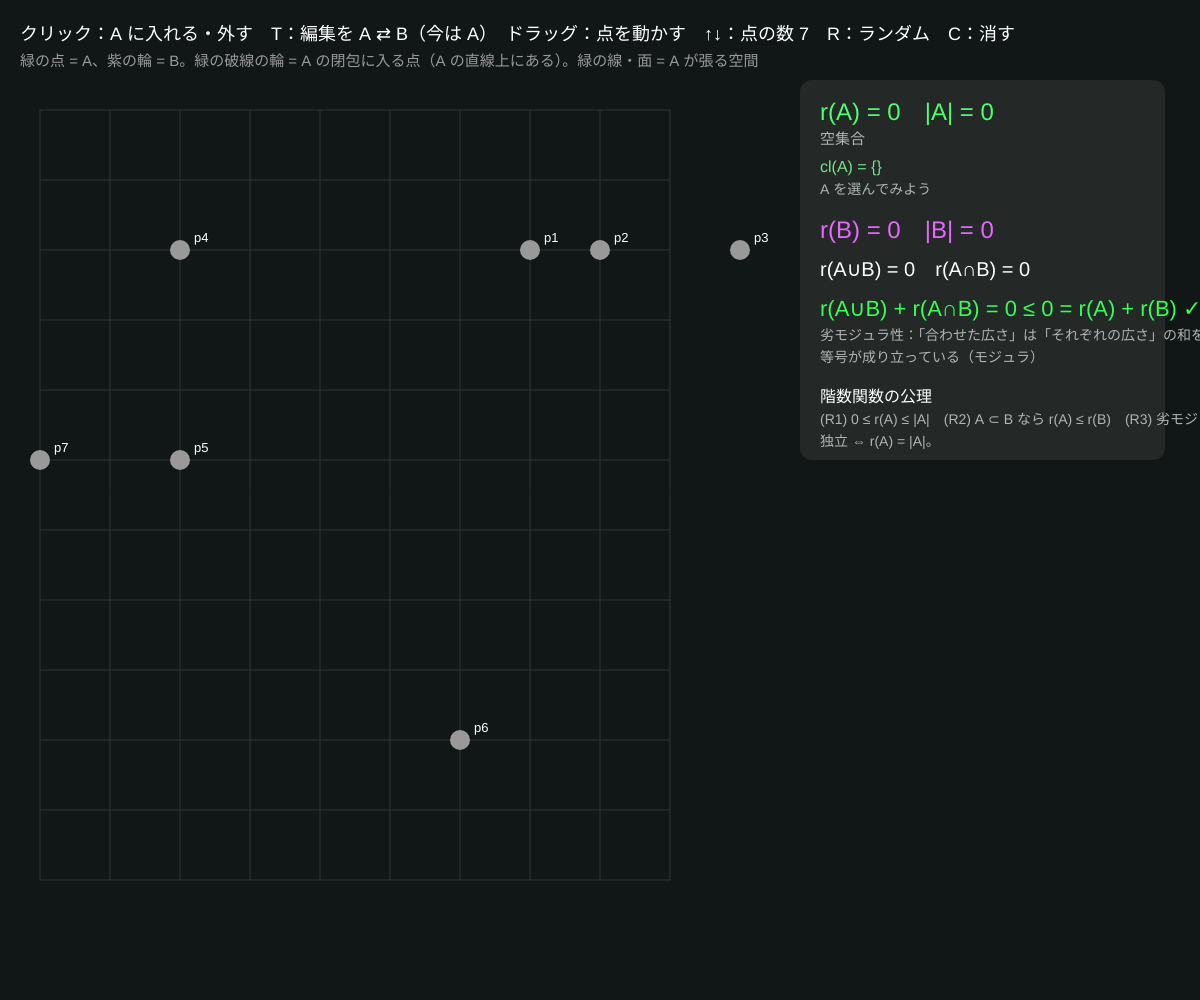
Frame 1 (no input)
Frame 60 (no input): identical to frame 1, image omitted
Frame 120 (the mouse pressed at the canvas centre since frame 60): identical to frame 1, image omitted

The p5.js sketch that drew this single still picture (run headless with seeded random() and noise() and a simulated clock; from frame 60 on, the mouse is pressed at the canvas centre):

// p5.js sketch
// ── sketch.js
// ============================================
// 05 階数関数と閉包
// 平面に点を置く（格子にスナップ）。点の集合 A の「階数」r(A) は、A が張る広さ：1 点 = 1、同じ直線上 = 2、広がっている = 3
//   「閉包」cl(A) = A を足しても階数が変わらない点の全部（同じ直線上の点は A に入っていなくても閉包に入る）
//   2 つの集合 A・B で劣モジュラ性 r(A∪B) + r(A∩B) ≤ r(A) + r(B) を数字で確かめる
// クリック = A に入れる・外す / T = 編集する集合を A ⇄ B / 点をドラッグ = 動かす / ↑↓ = 点の数 / R = ランダム / C = 選択を消す
// ============================================

let pts = [];                        // {gx, gy, inA, inB}  格子座標
let nPts = 7;                        // ★ 点の数（4〜9）
let cell = 70;                       // ★ 格子の間隔（px）
let target = 'A';                    // 今クリックで編集している集合
let dragI = -1, dragMoved = false;

function setup() {
  createCanvas(windowWidth, windowHeight);
  colorMode(HSB, 360, 100, 100, 100);
  textFont('sans-serif');
  randomPoints();
}
function cols() { return floor((width - 440) / cell); }
function rows() { return floor((height - 140) / cell); }
function toXY(p) { return { x: 40 + p.gx * cell, y: 110 + p.gy * cell }; }

function randomPoints() {
  pts = [];
  let tries = 0;
  while (pts.length < nPts && tries++ < 500) {
    let gx = floor(random(cols())), gy = floor(random(rows()));
    if (pts.some((p) => p.gx === gx && p.gy === gy)) continue;
    pts.push({ gx, gy, inA: false, inB: false });
  }
  // 最初の 3 点を同じ直線に乗せておく
  if (pts.length >= 3) { pts[1].gx = pts[0].gx + 1; pts[1].gy = pts[0].gy; pts[2].gx = pts[0].gx + 3; pts[2].gy = pts[0].gy; }
}

// ★ 階数：点 (gx, gy) を (gx, gy, 1) というベクトルとみなして、その階数
function rankOf(list) { return rankReal(list.map((p) => [p.gx, p.gy, 1])); }
// ★ 閉包：足しても階数が増えない点
function closureOf(list) { let r = rankOf(list); return pts.filter((p) => rankOf(list.concat([p])) === r); }

function drawSpan(list, hue) {
  let r = rankOf(list);
  if (r === 2) {   // 直線
    let a = toXY(list[0]), b = toXY(list.find((p) => p.gx !== list[0].gx || p.gy !== list[0].gy));
    let dx = b.x - a.x, dy = b.y - a.y, L = Math.hypot(dx, dy) || 1;
    stroke(hue, 70, 90, 60); strokeWeight(3);
    line(a.x - dx / L * 3000, a.y - dy / L * 3000, a.x + dx / L * 3000, a.y + dy / L * 3000);
  } else if (r === 3) {
    noStroke(); fill(hue, 60, 60, 12); rect(20, 90, width - 440, height - 110);
  }
}

function draw() {
  background(170, 25, 9);
  // 格子
  stroke(0, 0, 20); strokeWeight(1);
  for (let i = 0; i < cols(); i++) line(40 + i * cell, 110, 40 + i * cell, 110 + (rows() - 1) * cell);
  for (let j = 0; j < rows(); j++) line(40, 110 + j * cell, 40 + (cols() - 1) * cell, 110 + j * cell);

  let A = pts.filter((p) => p.inA), B = pts.filter((p) => p.inB);
  let AuB = pts.filter((p) => p.inA || p.inB), AnB = pts.filter((p) => p.inA && p.inB);
  let rA = rankOf(A), rB = rankOf(B), rU = rankOf(AuB), rI = rankOf(AnB);
  if (A.length) drawSpan(A, 130);
  if (B.length) drawSpan(B, 290);
  let clA = A.length ? closureOf(A) : [];

  // 点
  for (let i = 0; i < pts.length; i++) {
    let p = pts[i], q = toXY(p);
    let inCl = clA.includes(p) && !p.inA;
    if (inCl) { noFill(); stroke(130, 70, 90); strokeWeight(2); drawingContext.setLineDash([4, 4]); circle(q.x, q.y, 34); drawingContext.setLineDash([]); }
    if (p.inB) { noFill(); stroke(290, 70, 100); strokeWeight(4); circle(q.x, q.y, 30); }
    noStroke(); fill(p.inA ? 130 : 0, p.inA ? 75 : 0, p.inA ? 90 : 60); circle(q.x, q.y, 20);
    fill(0, 0, 100); textSize(13); textAlign(LEFT, CENTER); text('p' + (i + 1), q.x + 14, q.y - 12);
  }

  textAlign(LEFT, BASELINE);
  fill(0, 0, 100); textSize(18);
  text('クリック：' + target + ' に入れる・外す　T：編集を A ⇄ B（今は ' + target + '）　ドラッグ：点を動かす　↑↓：点の数 ' + nPts + '　R：ランダム　C：消す', 20, 40);
  fill(0, 0, 60); textSize(15);
  text('緑の点 = A、紫の輪 = B。緑の破線の輪 = A の閉包に入る点（A の直線上にある）。緑の線・面 = A が張る空間', 20, 66);

  let px = width - 380, py = 120;
  noStroke(); fill(0, 0, 100, 8); rect(px - 20, py - 40, 365, 380, 12);
  fill(130, 70, 100); textSize(24); text('r(A) = ' + rA + '　|A| = ' + A.length, px, py);
  fill(0, 0, 70); textSize(15);
  text(rA === 0 ? '空集合' : rA === 1 ? '1 点（同じ場所）' : rA === 2 ? '同じ直線の上' : '平面いっぱい', px, py + 24);
  fill(130, 50, 90); textSize(16);
  text('cl(A) = {' + clA.map((p) => 'p' + (pts.indexOf(p) + 1)).join(', ') + '}', px, py + 52);
  fill(0, 0, 70); textSize(14);
  text(A.length && clA.length === A.length ? 'A は閉じている（閉集合 = フラット）' : A.length ? '閉包の方が大きい：足しても階数が増えない点がある' : 'A を選んでみよう', px, py + 74);

  fill(290, 60, 100); textSize(24); text('r(B) = ' + rB + '　|B| = ' + B.length, px, py + 118);
  fill(0, 0, 100); textSize(20);
  text('r(A∪B) = ' + rU + '　r(A∩B) = ' + rI, px, py + 156);
  let lhs = rU + rI, rhs = rA + rB;
  fill(lhs <= rhs ? 130 : 5, 80, 100); textSize(22);
  text('r(A∪B) + r(A∩B) = ' + lhs + ' ≤ ' + rhs + ' = r(A) + r(B)' + (lhs <= rhs ? ' ✓' : ' ✗'), px, py + 196);
  fill(0, 0, 70); textSize(14);
  text('劣モジュラ性：「合わせた広さ」は「それぞれの広さ」の和を超えない', px, py + 220);
  text(lhs < rhs ? '今は < 。A と B が同じ直線を共有していると = に近づく' : '等号が成り立っている（モジュラ）', px, py + 242);
  fill(0, 0, 100); textSize(16);
  text('階数関数の公理', px, py + 282);
  fill(0, 0, 70); textSize(14);
  text('(R1) 0 ≤ r(A) ≤ |A|　(R2) A ⊂ B なら r(A) ≤ r(B)　(R3) 劣モジュラ', px, py + 304);
  text('独立 ⇔ r(A) = |A|。' + (A.length ? (rA === A.length ? '今の A は独立 ✓' : '今の A は従属（r < |A|）') : ''), px, py + 326);
}

function nearest(mx, my) {
  let best = -1, bd = 18;
  for (let i = 0; i < pts.length; i++) { let q = toXY(pts[i]); let d = dist(mx, my, q.x, q.y); if (d < bd) { bd = d; best = i; } }
  return best;
}
function mousePressed() { dragI = nearest(mouseX, mouseY); dragMoved = false; }
function mouseDragged() {
  if (dragI < 0) return;
  let gx = constrain(Math.round((mouseX - 40) / cell), 0, cols() - 1), gy = constrain(Math.round((mouseY - 110) / cell), 0, rows() - 1);
  let p = pts[dragI];
  if ((gx !== p.gx || gy !== p.gy) && !pts.some((q) => q !== p && q.gx === gx && q.gy === gy)) { p.gx = gx; p.gy = gy; dragMoved = true; }
}
function mouseReleased() {
  if (dragI >= 0 && !dragMoved) { let p = pts[dragI]; if (target === 'A') p.inA = !p.inA; else p.inB = !p.inB; }
  dragI = -1;
}
function keyPressed() {
  if (key === 't' || key === 'T') target = target === 'A' ? 'B' : 'A';
  if (key === 'r' || key === 'R') randomPoints();
  if (key === 'c' || key === 'C') for (let p of pts) { p.inA = false; p.inB = false; }
  if (key === UP_ARROW) { nPts = min(9, nPts + 1); randomPoints(); }
  if (key === DOWN_ARROW) { nPts = max(4, nPts - 1); randomPoints(); }
}

// ---------- やってみよう ----------
// 1. 直線上の 2 点を A にして、3 点目をドラッグでその直線に乗せる。閉包に入る瞬間（破線の輪）を見る
// 2. A = 直線上の 3 点、B = 別の直線上の 3 点で交点を共有させると r(A∪B) + r(A∩B) はいくつ？
// 3. 「閉集合（フラット）」を全部挙げる：点、直線（2 点以上が乗っているもの）、平面全体、空集合
// 4. 階数を「3 次元」に拡張すると、4 点が同じ平面に乗るかどうかが問題になる（00 の空間と同じ）

// ==================================================
// ここから下は「マトロイドの道具」（階数の計算）
// ==================================================
function rankReal(rowsIn) {
  let a = rowsIn.map((r) => r.slice());
  let m = a.length, n = m ? a[0].length : 0, rank = 0;
  for (let c = 0; c < n && rank < m; c++) {
    let p = rank;
    for (let i = rank + 1; i < m; i++) if (Math.abs(a[i][c]) > Math.abs(a[p][c])) p = i;
    if (Math.abs(a[p][c]) < 1e-6) continue;
    [a[rank], a[p]] = [a[p], a[rank]];
    for (let i = 0; i < m; i++) {
      if (i === rank) continue;
      let f = a[i][c] / a[rank][c];
      for (let j = c; j < n; j++) a[i][j] -= f * a[rank][j];
    }
    rank++;
  }
  return rank;
}
